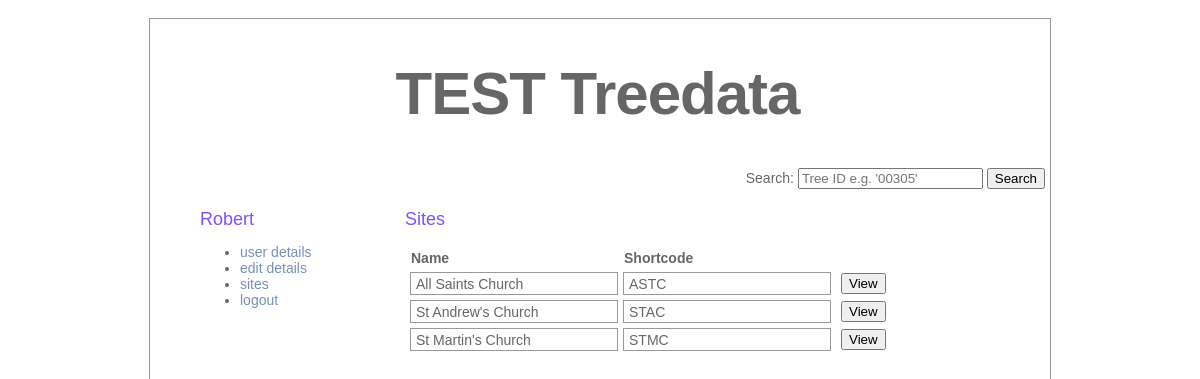
Page /pages/login/user_logged_on_sites.php (signed in) on the committed database.
### tables this page shows
CREATE TABLE treedata_sites (
    name VARCHAR(100) NOT NULL,
    shortcode VARCHAR(4) NOT NULL PRIMARY KEY,
    description VARCHAR(1000),
    address_line_1 VARCHAR(200),
    address_line_2 VARCHAR(200),
    city VARCHAR(50),
    postcode VARCHAR(9),
    contact_name VARCHAR(100),
    contact_telephone VARCHAR(11),
    image VARCHAR(100)
);

### pages/login/user_logged_on_sites.php (the view, shortened to what this page needs)
<?php
    $path = "../../";
    $subTitle = "Sites";
	include ($path."assets/includes/connection.php");
	if (!isset($_SESSION["authenticated_user"]))
	{
		$_SESSION["message"] = "please log in";
		header("Location: ".$path);
	}
	else
	{
		include($path."assets/includes/header.php");
		include($path."assets/includes/login.php");
	?>
			<div id="text">
                <h2><?php echo $subTitle; ?></h2>
                <p>
                	<?php
					$query = "	SELECT treedata_sites.name, treedata_sites.shortcode
								FROM treedata_user_sites
								JOIN treedata_sites ON treedata_user_sites.site_shortcode=treedata_sites.shortcode
								WHERE treedata_user_sites.username='$username'";
	        		$result = mysqli_query ($connection, $query);
            		if (mysqli_num_rows($result) > 0)
            		{
            				echo "<table class='sitesAll'>";
	            			echo "<tr>";
	            			echo "<th>Name</th>";
	            			echo "<th>Shortcode</th>";
	            			echo "</tr>";
            			while($row = mysqli_fetch_array($result, MYSQLI_ASSOC))
	            		{
	            			echo "<form action='".$path."pages/login/user_logged_on_site_details.php' method='GET' name='form_viewSite' id='form_viewSite'>";
	            			echo "<tr>";
	            			echo "<td>".$row['name']."</td>";
	            			echo "<td>".$row['shortcode']."</td>";
	            			echo "<td><input name='viewSite' type='submit' value='View' /></td>";
	            			echo "</tr>";
	            			echo "</form>";
	            		}
	            		echo "</table>";
					}
	                else
	                {
	                	echo "<p>No sites linked to your account <p>";
	                }
            	?>
    			</p>
			</div>
		</div>
	</body>
</html>
<?php
	}
?>

### assets/css/style.css (style rules this page uses)
#text { left: 255px; top: 180px; position: absolute; width: 600px; margin-top: 10px; }
body { color: #666; font-size: 14px; font-family: "Lucida Grande", Arial, sans-serif; font-weight: normal; margin-top: 0; margin-bottom: 0; }
p { margin-top: 5; }
h2 { color: #844fff; font-size: 18px; font-weight: normal; margin: 0px; }
table { width: 100%; margin: 0px; padding: 0px; text-align: left; }
table.sitesAll { border: 0px solid #999; margin: 0px; padding: 0px; border-spacing:5px; text-align: left; vertical-align: middle; width: 90%; }
table.sitesAll td { border: 1px solid #999; margin: 0px; padding: 0px 0px 0px 5px; text-align: left; vertical-align: middle; background:; height: 21px; }
table.sitesAll td:nth-child(1) { width: 40%; }
table.sitesAll td:nth-child(2) { width: 40%; }
table.sitesAll td:nth-child(3) { width: 20%; border: 0px; }

### rows in the picture
treedata_sites: name "All Saints Church", shortcode "ASTC"
treedata_sites: name "St Andrew's Church", shortcode "STAC"
treedata_sites: name "St Martin's Church", shortcode "STMC"

### other values in the picture
$title "TEST Treedata"
$username "Robert"
$subTitle "Sites"
